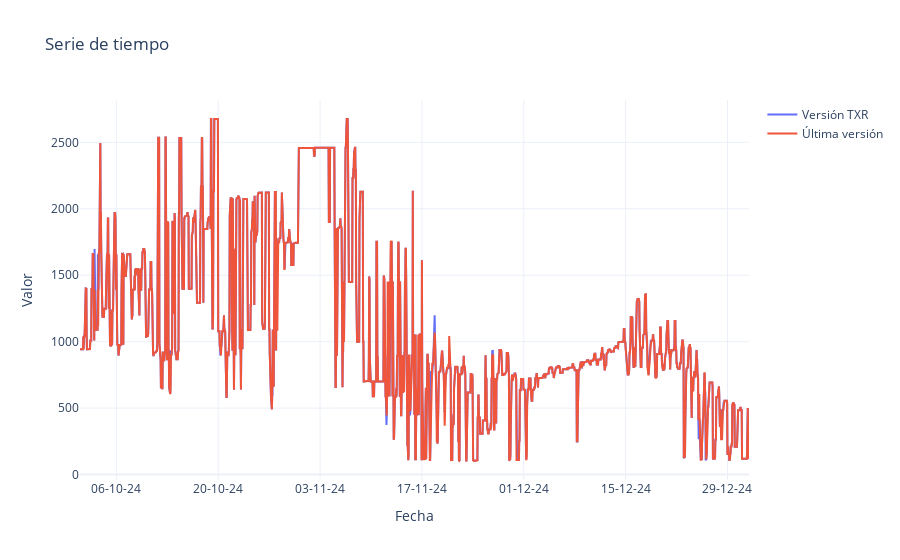

Notebook cell for this chart:
### Markdown cell above
### Graficar la serie de tiempo de la variable

Teniendo ya la información consultada del último trimestre de 2024 para el `Precio de bolsa nacional` graficaremos como es su comportamiento a lo largo del tiempo.

### Code cell
# Quita el índice para porder usar la fecha al momento de gráficar
data_version_TXR = data_version_TXR.reset_index()
data_ultima_version = data_ultima_version.reset_index()

# Convierte la columna a Fecha a un tipo de dato datetime
data_version_TXR["FechaHora"] = pd.to_datetime(data_version_TXR["FechaHora"])
data_ultima_version["FechaHora"] = pd.to_datetime(data_ultima_version["FechaHora"])

# Ordenar los datos según la fecha
data_version_TXR.sort_values(by="FechaHora", inplace=True)
data_ultima_version.sort_values(by="FechaHora", inplace=True)

fig = go.Figure() # Crear la figura

# Agregar la primera serie de datos
fig.add_trace(go.Scatter(
    x=data_version_TXR["FechaHora"],
    y=data_version_TXR["Valor"],
    mode='lines',
    name="Versión TXR"
))

# Agregar la segunda serie de datos
fig.add_trace(go.Scatter(
    x=data_ultima_version["FechaHora"],
    y=data_ultima_version["Valor"],
    mode='lines',
    name="Última versión"
))

# Actualizar el layout
fig.update_layout(
    title="Serie de tiempo",
    xaxis_title='Fecha',
    yaxis_title='Valor',
    xaxis=dict(tickformat='%d-%m-%y'),
    template='plotly_white'
)

# Mostrar la figura directamente en el notebook
fig.show()

### Figure 1 — Plotly figure (JSON) as saved in the notebook; plotly's stock layout.template omitted (floating-point values rounded to 4 significant figures; data arrays with more than 128 entries replaced by an {"elided": "..."} marker saying what was removed)
{"data": [{"mode": "lines", "name": "Versión TXR", "type": "scatter", "x": {"elided": "2208 str values"}, "y": {"elided": "2208 float values"}}, {"mode": "lines", "name": "Última versión", "type": "scatter", "x": {"elided": "2208 str values"}, "y": {"elided": "2208 float values"}}], "layout": {"title": {"text": "Serie de tiempo"}, "xaxis": {"tickformat": "%d-%m-%y", "title": {"text": "Fecha"}}, "yaxis": {"title": {"text": "Valor"}}}}
